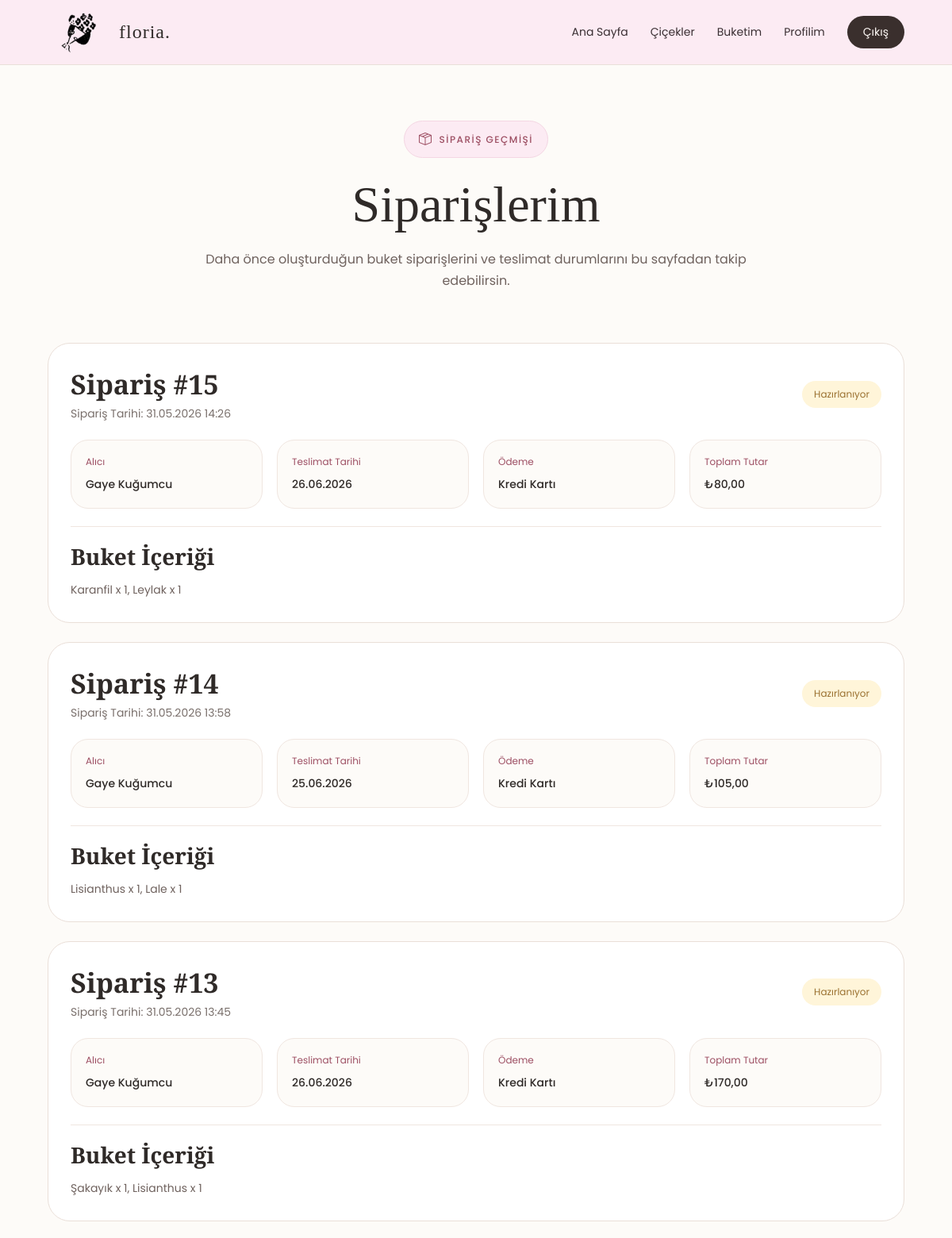
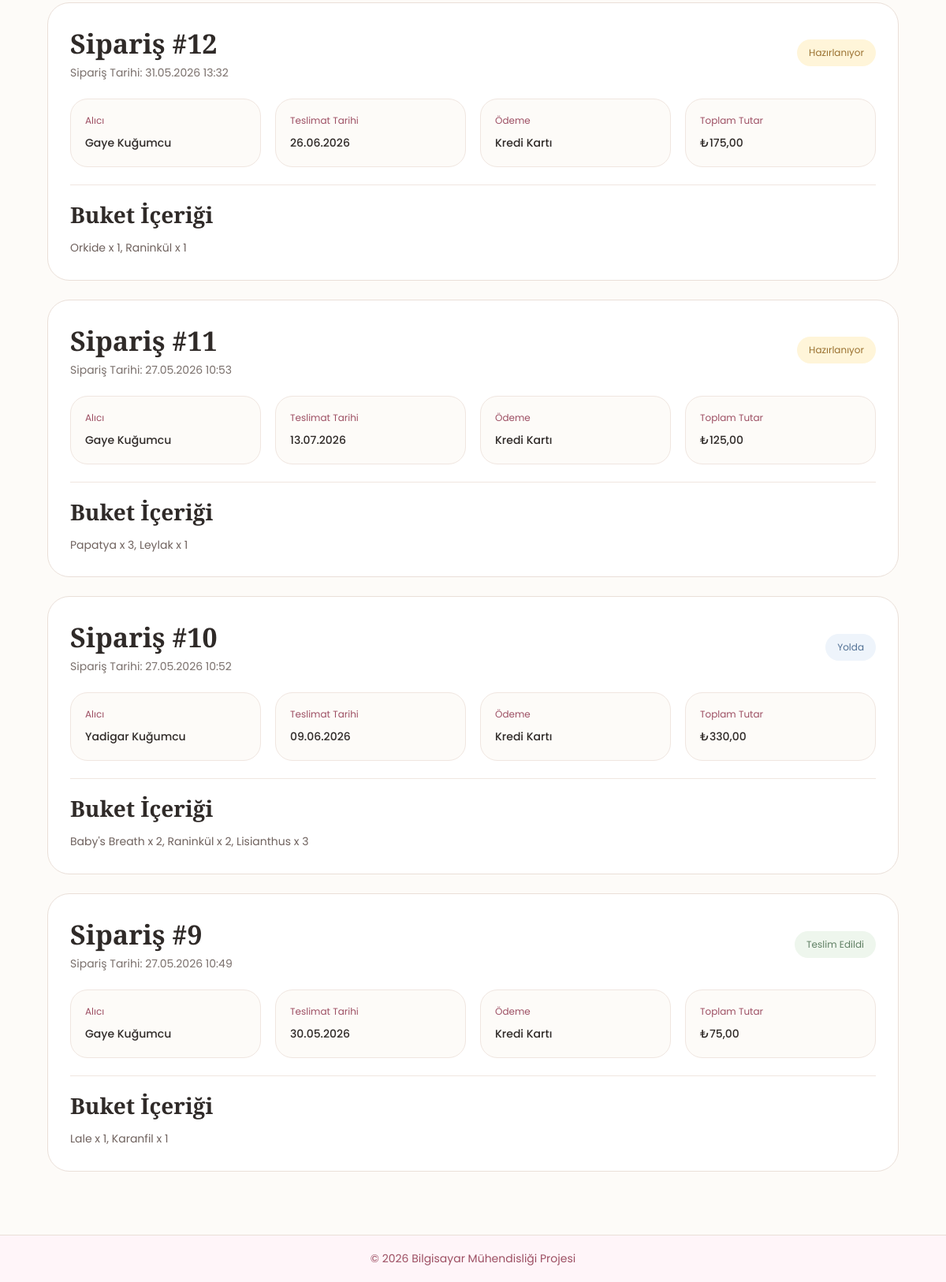
The page /siparislerim.php (signed in) on the database its author committed (2 pictures, top to bottom).
### tables this page shows
CREATE TABLE `siparisler` (
  `siparis_id` int(11) NOT NULL,
  `buket_id` int(11) NOT NULL,
  `siparis_tarihi` datetime NOT NULL DEFAULT current_timestamp(),
  `siparis_durumu` varchar(20) NOT NULL DEFAULT 'hazirlaniyor' CHECK (`siparis_durumu` in ('hazirlaniyor','yolda','teslim_edildi','iptal edildi')),
  `teslimat_adresi` varchar(300) NOT NULL,
  `teslimat_tarihi` date NOT NULL,
  `alici_ad_soyad` varchar(150) NOT NULL,
  `alici_telefon` varchar(20) DEFAULT NULL,
  `kart_mesaji` varchar(250) DEFAULT NULL
);

CREATE TABLE `buketler` (
  `buket_id` int(11) NOT NULL,
  `kullanici_id` int(11) NOT NULL,
  `olusturma_tarihi` datetime NOT NULL DEFAULT current_timestamp(),
  `toplam_fiyat` decimal(10,2) NOT NULL DEFAULT 0.00 CHECK (`toplam_fiyat` >= 0)
);

### dal/BaseDAL.php (called while the page is built, shortened)
<?php
require_once __DIR__ . "/../config/database.php";
class BaseDAL
{
    protected PDO $db;
    public function __construct()
    {
        $database = new Database();
        $this->db = $database->connect();
    }
    protected function fetchAllProcedure(string $sql, array $params = []): array
    {
        $stmt = $this->db->prepare($sql);
        $stmt->execute($params);
        $result = $stmt->fetchAll();
        return $result;
    }
}

### config/database.php (called while the page is built)
<?php
class Database
{
    private string $host     = "127.0.0.1";
    private string $port     = "3307";
    private string $dbName   = "buket_siparis_sistemi";
    private string $username = "root";
    private string $password = "13072006";
    public function connect(): PDO
    {
        $dsn = "mysql:host={$this->host};port={$this->port};dbname={$this->dbName};charset=utf8mb4";
        $options = [
            PDO::ATTR_ERRMODE            => PDO::ERRMODE_EXCEPTION,
            PDO::ATTR_DEFAULT_FETCH_MODE => PDO::FETCH_ASSOC,
            PDO::ATTR_EMULATE_PREPARES   => false,
            PDO::MYSQL_ATTR_INIT_COMMAND => "SET NAMES utf8mb4 COLLATE utf8mb4_turkish_ci",
        ];
        try {
            return new PDO($dsn, $this->username, $this->password, $options);
        } catch (PDOException $e) {
            error_log("Veritabanı bağlantı hatası: " . $e->getMessage());
            throw new RuntimeException("Veritabanına bağlanılamadı. Lütfen daha sonra tekrar deneyin.");
        }
    }
}

### bl/SiparisBL.php (called while the page is built, shortened)
<?php
require_once __DIR__ . "/../dal/SiparisDAL.php";
class SiparisBL
{
    private SiparisDAL $siparisDAL;
    public function __construct()
    {
        $this->siparisDAL = new SiparisDAL();
    }
    public function kullaniciSiparisleriListele(int $kullaniciId): array
    {
        return $this->siparisDAL->kullaniciSiparisleriListele($kullaniciId);
    }
}

### dal/SiparisDAL.php (called while the page is built, shortened)
<?php
require_once __DIR__ . "/BaseDAL.php";
class SiparisDAL extends BaseDAL
{
    public function kullaniciSiparisleriListele(int $kullaniciId): array
    {
        return $this->fetchAllProcedure(
            "CALL KullaniciSiparisleriListele(:kullanici_id)",
            [":kullanici_id" => $kullaniciId]
        );
    }
}

### siparislerim.php (the view, shortened to what this page needs)
<?php
require_once __DIR__ . "/bl/SiparisBL.php";
function durumClass(string $durum): string
{
    return match ($durum) {
        "hazirlaniyor" => "preparing",
        "yolda" => "on-road",
        "teslim_edildi" => "delivered",
        "iptal_edildi" => "cancelled",
        default => "preparing"
    };
}
function durumYazi(string $durum): string
{
    return match ($durum) {
        "hazirlaniyor" => "Hazırlanıyor",
        "yolda" => "Yolda",
        "teslim_edildi" => "Teslim Edildi",
        "iptal_edildi" => "İptal Edildi",
        default => $durum
    };
}
$siparisBL = new SiparisBL();
$siparisler = $siparisBL->kullaniciSiparisleriListele((int)$_SESSION["kullanici_id"]);
require_once __DIR__ . "/includes/header.php";
?>
<section class="page-header">
  <p class="small-title"><i class="bi bi-box-seam"></i> Sipariş Geçmişi</p>
  <h1>Siparişlerim</h1>
  <p>Daha önce oluşturduğun buket siparişlerini ve teslimat durumlarını bu sayfadan takip edebilirsin.</p>
</section>
<main class="orders-section">
  <div class="orders-list">
    <?php foreach ($siparisler as $siparis): ?>
      <article class="order-history-card">
        <div class="order-history-top">
          <div>
            <h2>Sipariş #<?php echo (int)$siparis["siparis_id"]; ?></h2>
            <p class="order-date">Sipariş Tarihi: <?php echo htmlspecialchars(date("d.m.Y H:i", strtotime($siparis["siparis_tarihi"]))); ?></p>
          </div>
          <span class="order-status <?php echo durumClass($siparis["siparis_durumu"]); ?>"><?php echo durumYazi($siparis["siparis_durumu"]); ?></span>
        </div>
        <div class="order-info-grid">
          <div class="order-info-box"><span>Alıcı</span><strong><?php echo htmlspecialchars($siparis["alici_ad_soyad"]); ?></strong></div>
          <div class="order-info-box"><span>Teslimat Tarihi</span><strong><?php echo htmlspecialchars(date("d.m.Y", strtotime($siparis["teslimat_tarihi"]))); ?></strong></div>
          <div class="order-info-box"><span>Ödeme</span><strong>Kredi Kartı</strong></div>
          <div class="order-info-box"><span>Toplam Tutar</span><strong>₺<?php echo number_format((float)$siparis["toplam_fiyat"], 2, ",", "."); ?></strong></div>
        </div>
        <div class="order-products">
          <h3>Buket İçeriği</h3>
          <p><?php echo htmlspecialchars($siparis["buket_icerigi"] ?? ""); ?></p>
        </div>
      </article>
    <?php endforeach; ?>
  </div>
</main>
<?php require_once __DIR__ . "/includes/footer.php"; ?>

### assets/style.css (style rules this page uses)
* { margin: 0; padding: 0; box-sizing: border-box; }
body { font-family: "Poppins", sans-serif; background-color: #fdfbf8; color: #2f2a28; }
.small-title, .hero-text .small-title { display: inline-flex; align-items: center; gap: 8px; padding: 10px 18px; border-radius: 30px; background-color: #fcebf3; border: 1px solid #f4d6e3; font-family: "Poppins", sans-serif; font-size: 12px; font-weight: 500; letter-spacing: 1.5px; text-transform: uppercase; color: #9d4f63; margin-bottom: 22px; }
.flower-icon, .small-title i { font-size: 16px; color: #9d4f63; }
.page-header { padding: 70px 60px 35px; text-align: center; }
.page-header h1 { font-family: "Cormorant Garamond", serif; font-size: 64px; font-weight: 500; margin-bottom: 18px; color: #2f2a28; }
.page-header p:not(.small-title) { max-width: 700px; margin: 0 auto; font-size: 16px; line-height: 1.7; color: #6f625e; }
.bouquet-card, .summary-card, .order-card, .profile-card, .profile-panel, .admin-card, .auth-card, .order-history-card { background-color: #ffffff; border: 1px solid #eadfd8; border-radius: 28px; padding: 28px; }
.orders-section, .admin-section { padding: 30px 60px 80px; }
.orders-list { display: grid; grid-template-columns: 1fr; gap: 24px; }
.order-history-top { display: flex; align-items: center; justify-content: space-between; gap: 18px; margin-bottom: 22px; }
.order-history-top h2 { font-family: "Cormorant Garamond", serif; font-size: 34px; font-weight: 600; color: #2f2a28; }
.order-date { color: #7a706c; font-size: 14px; margin-top: 4px; }
.order-status { padding: 8px 15px; border-radius: 20px; font-size: 12px; white-space: nowrap; }
.order-status.preparing { background-color: #fff5d9; color: #9a7130; }
.order-status.on-road { background-color: #eef4fb; color: #527195; }
.order-status.delivered { background-color: #eef6ed; color: #5f7f63; }
.order-info-grid { display: grid; grid-template-columns: repeat(4, 1fr); gap: 18px; margin-bottom: 22px; }
.order-info-box { background-color: #fdfbf8; border: 1px solid #f0e6e0; border-radius: 22px; padding: 18px; }
.order-info-box span { display: block; color: #9d4f63; font-size: 12px; margin-bottom: 6px; }
.order-info-box strong { color: #2f2a28; font-size: 14px; font-weight: 500; }
.order-products { border-top: 1px solid #f0e6e0; padding-top: 18px; }
.order-products h3 { font-family: "Cormorant Garamond", serif; font-size: 28px; font-weight: 600; margin-bottom: 12px; }
.order-products p { color: #6f625e; font-size: 14px; line-height: 1.7; }

### rows shown on the page
siparisler: siparis_id "15", siparis_tarihi "31.05.2026 14:26", siparis_durumu "Hazırlanıyor", alici_ad_soyad "Gaye Kuğumcu", teslimat_tarihi "26.06.2026", buket.toplam_fiyat "80,00", buket_icerigi "Karanfil x 1, Leylak x 1"
siparisler: siparis_id "14", siparis_tarihi "31.05.2026 13:58", siparis_durumu "Hazırlanıyor", alici_ad_soyad "Gaye Kuğumcu", teslimat_tarihi "25.06.2026", buket.toplam_fiyat "105,00", buket_icerigi "Lisianthus x 1, Lale x 1"
siparisler: siparis_id "13", siparis_tarihi "31.05.2026 13:45", siparis_durumu "Hazırlanıyor", alici_ad_soyad "Gaye Kuğumcu", teslimat_tarihi "26.06.2026", buket.toplam_fiyat "170,00", buket_icerigi "Şakayık x 1, Lisianthus x 1"
siparisler: siparis_id "12", siparis_tarihi "31.05.2026 13:32", siparis_durumu "Hazırlanıyor", alici_ad_soyad "Gaye Kuğumcu", teslimat_tarihi "26.06.2026", buket.toplam_fiyat "175,00", buket_icerigi "Orkide x 1, Raninkül x 1"
siparisler: siparis_id "11", siparis_tarihi "27.05.2026 10:53", siparis_durumu "Hazırlanıyor", alici_ad_soyad "Gaye Kuğumcu", teslimat_tarihi "13.07.2026", buket.toplam_fiyat "125,00", buket_icerigi "Papatya x 3, Leylak x 1"
siparisler: siparis_id "10", siparis_tarihi "27.05.2026 10:52", siparis_durumu "Yolda", alici_ad_soyad "Yadigar Kuğumcu", teslimat_tarihi "09.06.2026", buket.toplam_fiyat "330,00", buket_icerigi "Baby's Breath x 2, Raninkül x 2, Lisianthus x 3"
siparisler: siparis_id "9", siparis_tarihi "27.05.2026 10:49", siparis_durumu "Teslim Edildi", alici_ad_soyad "Gaye Kuğumcu", teslimat_tarihi "30.05.2026", buket.toplam_fiyat "75,00", buket_icerigi "Lale x 1, Karanfil x 1"
